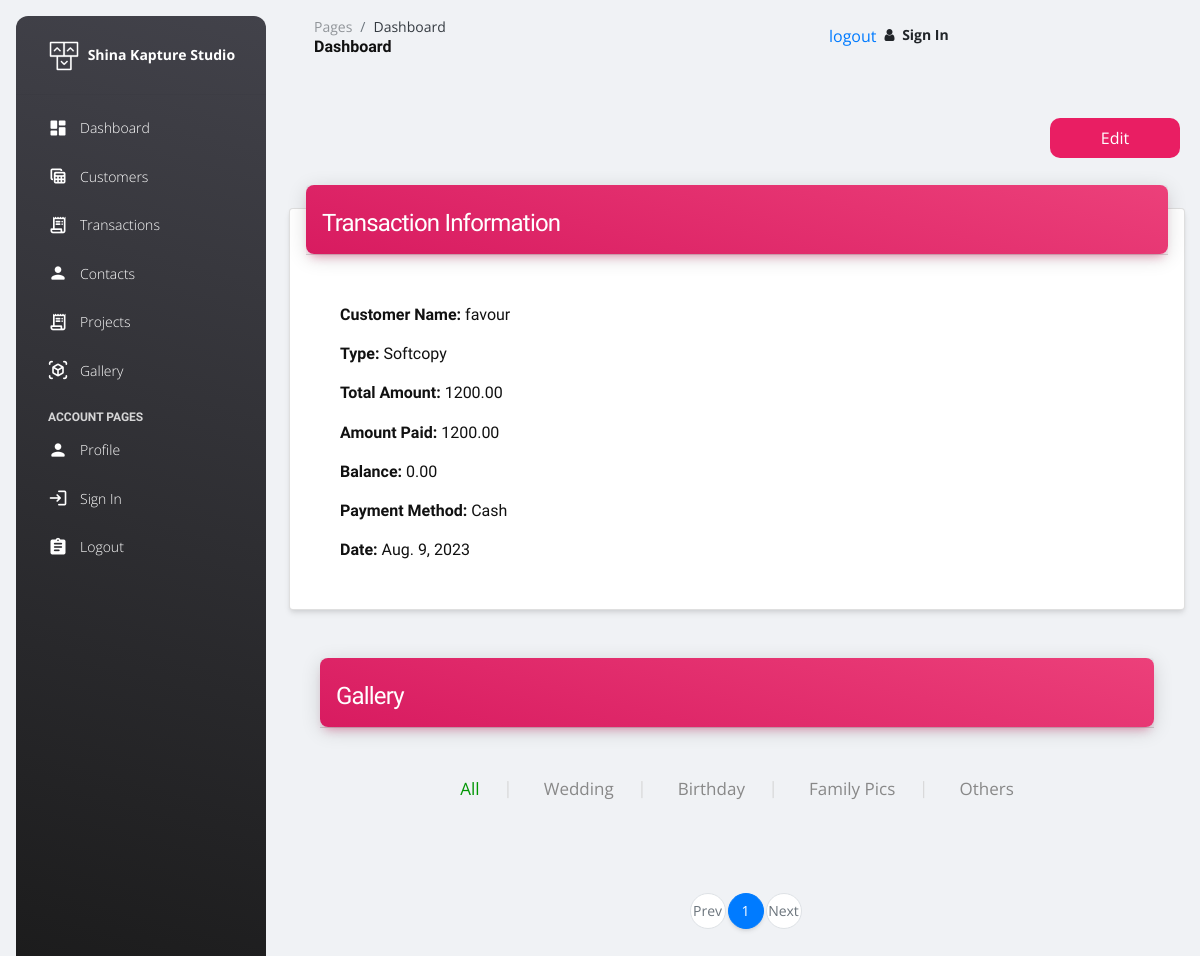
Page /transaction_detail/1/ (signed in) on the earlier database version.
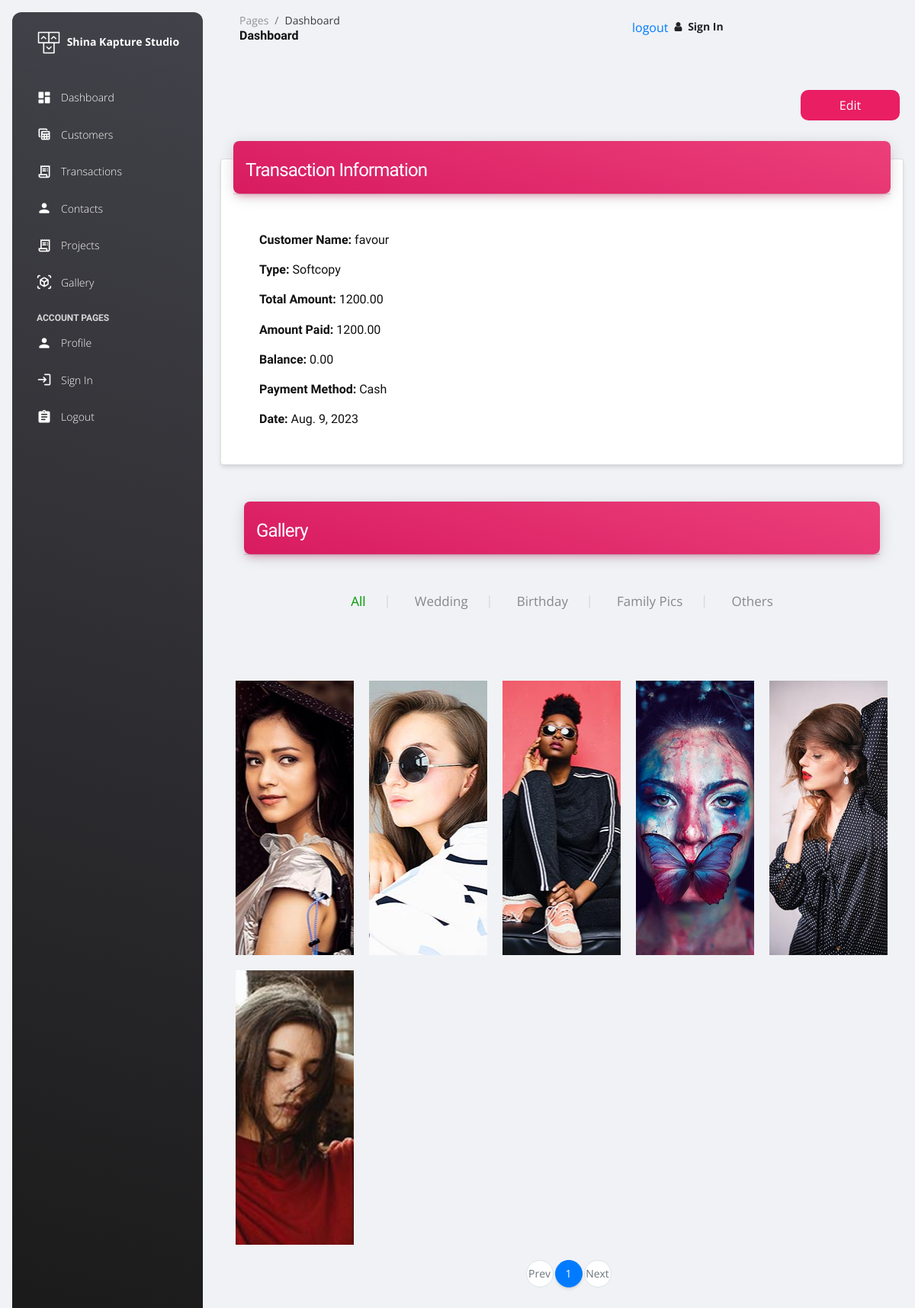
Same page on the later database version.
### customer_management/models.py (models this page shows, shortened)
class Image(models.Model):
    WIDTH = (
        ("large-small-height", "large-small-height"),
        ("small-height", "small-height"),
        ("medium-large-height", "medium-large-height"),
        ("medium-small-height", "medium-small-height"),
        ("large-height", "large-height"),
    )
    AGE_GROUP = (
        ("below 1 year", "below 1 year"),
        ("teenager", "teenager"),
        ("adult", "adult")
    )
    customer = models.ForeignKey(Customer, on_delete=models.CASCADE, null=True)
    age = models.CharField(max_length=20, choices=AGE_GROUP, null=True)
    image = models.ImageField(upload_to='images/')
    image_width = models.CharField(max_length=20, choices=WIDTH, editable=False, null=True)
    status = models.BooleanField(default=False, null=True)
    date = models.DateField(auto_now_add=True, null=True)

### customer_management/views.py (the view)
# urls.py: path('transaction_detail/<int:id>/', views.transaction_detail, name="transaction_detail"),
@login_required
def transaction_detail(request, id):
    if request.user.is_authenticated:
        if ServiceTransaction.objects.filter(id=id).exists:
            transaction = ServiceTransaction.objects.get(id=id)
            customer = Customer.objects.get(id=transaction.customer.id)
            gallery = Image.objects.filter(customer=customer)
            items_per_page = 10
            paginator = Paginator(gallery, items_per_page)
            page_number = request.GET.get('page')
            page = paginator.get_page(page_number)
            context = {
                "transaction": transaction,
                "gallery": gallery,
                'page': page
            }
        else:
            return HttpResponse("404 not found")
        return render(request, 'dashboard/transaction_detail.html', context)
    else:
        return redirect('login')

### templates/dashboard/transaction_detail.html (shortened to what the changed rows need)
{% extends "dashboard/base.html" %}
{% load static %}
{% block "content" %}
<div class="container-fluid py-4">
    <div class="row">
      <div class="col-12">
        <br>
        <br>
        <div class="gallery-section spad">
          <br><br>
          <div class="container-fluid">
              <div class="row">
                  <div class="col-lg-12 p-0">
                      <div class="gallery-filter">
                          {% for galleri in gallery %}
                          <div class="gf-item set-bg {{gallei.category}}" data-setbg="{{ galleri.image.url }}">
                          </div>
                          {% endfor %}
                      </div>
                  </div>
              </div>
              <nav aria-label="Page navigation example">
                <ul class="pagination justify-content-center">
                    {% for num in page.paginator.page_range %}
                        <li class="page-item {% if num == page.number %}active{% endif %}">
                            <a class="page-link" href="?page={{ num }}">{{ num }}</a>
                        </li>
                    {% endfor %}
                </ul>
            </nav>
          </div>
      </div>
    </div>
</div>
{% endblock "content"%}

Differences in the rows shown:
added Image: shows a picture
added Image: shows a picture
added Image: shows a picture
added Image: shows a picture
added Image: shows a picture
added Image: shows a picture
